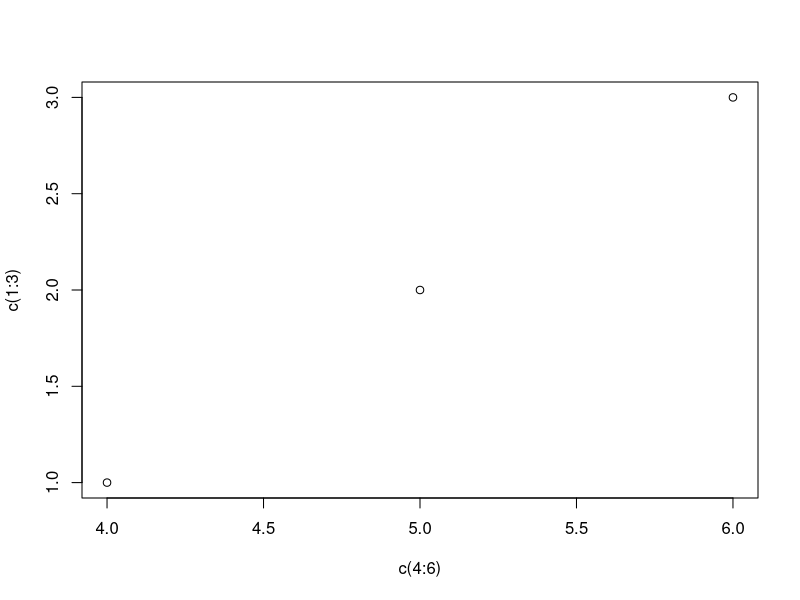

Reproduce this figure in R.
## ---- chunk 1
lm((c(1:3)~seq(4,8,length=3))) -> NumberMade
NumberMade$coefficients[2]->slope

## ---- chunk 2
#| label: fig-plot
#| fig-cap: "Plot of numbers"
plot(c(1:3)~c(4:6))
